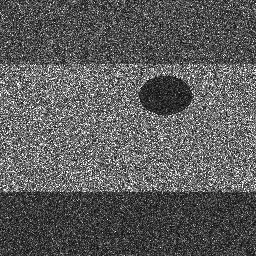
#> input picture BUSI/sample_data/benign/benign (11).png, 256 x 256 px; its folder holds only this picture in this run; the run also reads 1 picture not shown here
$ python run_analysis.py   (older library calls are emulated)
#> lines starting #> are read from the running program, lines starting #| are printed output that depends on the picture
### common/iqa_metrics.py
"""
Image Quality Assessment (IQA) Module for Medical Breast Cancer Imaging.

This module provides No-Reference (NR-IQA) and Full-Reference (FR-IQA) metrics
tailored for medical image modalities:
- Histopathology (TCGA-BRCA)
- Mammography (CBIS-DDSM)
- Ultrasound (BUSI)

Supported Metrics:
1. Sharpness: Laplacian Variance, Tenengrad Gradient
2. Contrast: RMS Contrast, Michelson Contrast, Local Weber Contrast
3. Information: Shannon Entropy
4. Noise & Signal: Robust SNR (via MAD of high frequencies), CNR (with mask)
5. Modality-Specific: Ultrasound Speckle Index & ENL
6. Perceptual Quality: Natural Scene Statistics (MSCN distribution fitting)
7. Full Reference (when paired): PSNR, SSIM
"""

import numpy as np
import cv2
from scipy.stats import entropy, gennorm


def ensure_grayscale(image: np.ndarray) -> np.ndarray:
    """
    Ensure input image is single-channel 8-bit or float grayscale.
    """
    if image is None:
        raise ValueError("Input image cannot be None.")
    if len(image.shape) == 3:
        if image.shape[2] == 3:
            return cv2.cvtColor(image, cv2.COLOR_BGR2GRAY)
        elif image.shape[2] == 4:
            return cv2.cvtColor(image, cv2.COLOR_BGRA2GRAY)
        elif image.shape[2] == 1:
            return image[:, :, 0]
    return image


def compute_laplacian_variance(image: np.ndarray) -> float:
    """
    Compute Sharpness using Laplacian Variance.
    Higher values indicate sharp edges and fine cellular/microcalcification details.
    Lower values correspond to out-of-focus blur, motion blur, or severe smoothing.
    """
    gray = ensure_grayscale(image)
    if gray.dtype != np.uint8:
        gray = cv2.normalize(gray, None, 0, 255, cv2.NORM_MINMAX).astype(np.uint8)
    laplacian = cv2.Laplacian(gray, cv2.CV_64F, ksize=3)
    return float(np.var(laplacian))


def compute_tenengrad(image: np.ndarray, ksize: int = 3, threshold: float = 0.0) -> float:
    """
    Compute Tenengrad Gradient Sharpness based on Sobel operators.
    Measures the sum of squared gradient magnitudes above an optional noise threshold.
    """
    gray = ensure_grayscale(image)
    if gray.dtype != np.uint8:
        gray = cv2.normalize(gray, None, 0, 255, cv2.NORM_MINMAX).astype(np.uint8)
    gx = cv2.Sobel(gray, cv2.CV_64F, 1, 0, ksize=ksize)
    gy = cv2.Sobel(gray, cv2.CV_64F, 0, 1, ksize=ksize)
    grad_mag_sq = gx ** 2 + gy ** 2
    if threshold > 0:
        grad_mag_sq = np.where(grad_mag_sq > (threshold ** 2), grad_mag_sq, 0.0)
    return float(np.mean(grad_mag_sq))


def compute_rms_contrast(image: np.ndarray) -> float:
    """
    Compute Root Mean Square (RMS) Contrast.
    Defined as the standard deviation of normalized pixel luminance intensities [0, 1].
    Low values highlight washed-out, underexposed, or low-contrast tissue images.
    """
    gray = ensure_grayscale(image)
    norm = gray.astype(np.float64) / 255.0 if gray.max() > 1.0 else gray.astype(np.float64)
    return float(np.std(norm))


def compute_michelson_contrast(image: np.ndarray, epsilon: float = 1e-6) -> float:
    """
    Compute Michelson Contrast across the dynamic range.
    C_michelson = (I_max - I_min) / (I_max + I_min + epsilon)
    """
    gray = ensure_grayscale(image)
    i_min = float(np.percentile(gray, 1))  # robust to single outlier pixels
    i_max = float(np.percentile(gray, 99))
    return float((i_max - i_min) / (i_max + i_min + epsilon))


def compute_shannon_entropy(image: np.ndarray, num_bins: int = 256) -> float:
    """
    Compute Shannon Information Entropy in bits.
    Measures the average information and textural richness in the image histogram.
    Images with blank glass slide backgrounds or saturation exhibit lower entropy.
    """
    gray = ensure_grayscale(image)
    if gray.dtype != np.uint8:
        gray = cv2.normalize(gray, None, 0, 255, cv2.NORM_MINMAX).astype(np.uint8)
    hist, _ = np.histogram(gray.ravel(), bins=num_bins, range=(0, 256), density=True)
    hist = hist[hist > 0]
    return float(entropy(hist, base=2))


def compute_snr_mad(image: np.ndarray, epsilon: float = 1e-6) -> float:
    """
    Estimate Signal-to-Noise Ratio (SNR in dB) blindly using Median Absolute Deviation (MAD)
    of high-frequency Laplacian residual.
    """
    gray = ensure_grayscale(image)
    if gray.dtype != np.uint8:
        gray = cv2.normalize(gray, None, 0, 255, cv2.NORM_MINMAX).astype(np.uint8)
    mean_signal = float(np.mean(gray))
    lap = cv2.Laplacian(gray, cv2.CV_64F, ksize=3)
    # Noise standard deviation estimation via MAD (Donoho & Johnstone method)
    med = np.median(lap)
    mad = np.median(np.abs(lap - med))
    noise_sigma = float(mad / 0.6745)
    if noise_sigma < epsilon:
        return 50.0  # Cap at high SNR if virtually noise-free
    snr = mean_signal / (noise_sigma + epsilon)
    snr_db = 20.0 * np.log10(max(snr, epsilon))
    return float(np.clip(snr_db, -10.0, 50.0))


# [25 lines left out: function compute_cnr, not called in this run]


def compute_ultrasound_speckle_metrics(image: np.ndarray) -> dict:
    """
    Compute speckle noise metrics for Ultrasound images:
    - Speckle Index (Cs): Standard deviation / Mean of homogeneous region.
    - Equivalent Number of Looks (ENL): Mean^2 / Var. Higher ENL implies effective speckle suppression.
    """
    gray = ensure_grayscale(image)
    h, w = gray.shape
    # Sample a central patch representing tissue parenchyma
    patch = gray[int(h * 0.3):int(h * 0.7), int(w * 0.3):int(w * 0.7)]
    mean_val = float(np.mean(patch))
    std_val = float(np.std(patch))
    if mean_val < 1e-4:
        return {"speckle_index": 0.0, "enl": 0.0}
    cs = std_val / mean_val
    enl = (mean_val ** 2) / (std_val ** 2 + 1e-6)
    return {"speckle_index": float(cs), "enl": float(enl)}


def compute_mscn_coefficients(image: np.ndarray, window_size: int = 7, sigma: float = 7.0 / 6.0) -> np.ndarray:
    """
    Compute Mean Subtracted Contrast Normalized (MSCN) coefficients used in BRISQUE / NSS.
    """
    gray = ensure_grayscale(image).astype(np.float64)
    kernel = cv2.getGaussianKernel(window_size, sigma)
    window = np.outer(kernel, kernel.transpose())
    mu = cv2.filter2D(gray, -1, window)
    mu_sq = mu * mu
    sigma_sq = cv2.filter2D(gray * gray, -1, window) - mu_sq
    sigma_val = np.sqrt(np.maximum(sigma_sq, 0.0))
    mscn = (gray - mu) / (sigma_val + 1.0)
    return mscn


def compute_perceptual_nss_score(image: np.ndarray) -> float:
    """
    Compute No-Reference Natural Scene Statistics (NSS) proxy score.
    Fits Generalized Gaussian Distribution (GGD) shape parameter alpha to MSCN coefficients.
    Natural, high-fidelity images exhibit alpha near 1.8 - 2.2.
    Heavy blur or synthetic noise deviations drive alpha away from natural bounds.
    Returns normalized quality index [0 (worst) to 1 (best)].
    """
    try:
        mscn = compute_mscn_coefficients(image)
        flat = mscn.ravel()
        # Estimate shape parameter alpha
        params = gennorm.fit(flat)
        alpha = float(params[0])
        # Gaussian distribution corresponds to alpha=2.0; compute distance to 2.0
        dist = abs(alpha - 2.0)
        quality = 1.0 / (1.0 + dist)
        return float(np.clip(quality, 0.0, 1.0))
    except Exception:
        return 0.5


# [36 lines left out: functions compute_psnr, compute_ssim, not called in this run]


def extract_all_iqa_metrics(
    image: np.ndarray, mask: np.ndarray = None, modality: str = "generic"
) -> dict:
    """
    Extract a comprehensive feature vector of Image Quality Assessment metrics.

    Parameters:
        image: np.ndarray of the medical image (RGB or Grayscale).
        mask: optional binary mask of tumor/lesion region.
        modality: "histopathology", "mammography", "ultrasound", or "generic".

    Returns:
        Dictionary of computed metrics and composite quality score.
    """
    gray = ensure_grayscale(image)
    h, w = gray.shape[:2]

    lap_var = compute_laplacian_variance(gray)
    tenengrad = compute_tenengrad(gray)
    rms_contrast = compute_rms_contrast(gray)
    michelson = compute_michelson_contrast(gray)
    entropy_val = compute_shannon_entropy(gray)
    snr_db = compute_snr_mad(gray)
    nss_quality = compute_perceptual_nss_score(gray)

    results = {
        "width": int(w),
        "height": int(h),
        "aspect_ratio": float(w / (h + 1e-6)),
        "mean_intensity": float(np.mean(gray)),
        "std_intensity": float(np.std(gray)),
        "laplacian_variance": lap_var,
        "tenengrad_gradient": tenengrad,
        "rms_contrast": rms_contrast,
        "michelson_contrast": michelson,
        "shannon_entropy": entropy_val,
        "snr_db": snr_db,
        "perceptual_nss_score": nss_quality,
    }

    if mask is not None:
        results["cnr"] = compute_cnr(gray, mask)
    else:
        results["cnr"] = 0.0

    if modality.lower() == "ultrasound":
        us_metrics = compute_ultrasound_speckle_metrics(gray)
        results.update(us_metrics)
    elif modality.lower() == "histopathology":
        # Staining color saturation metric (for RGB histology slides)
        if len(image.shape) == 3 and image.shape[2] >= 3:
            hsv = cv2.cvtColor(image, cv2.COLOR_BGR2HSV)
            sat = hsv[:, :, 1]
            results["stain_saturation_mean"] = float(np.mean(sat))
            results["stain_saturation_std"] = float(np.std(sat))
        else:
            results["stain_saturation_mean"] = 0.0
            results["stain_saturation_std"] = 0.0
    elif modality.lower() == "mammography":
        # Percentage of high-density fibroglandular parenchyma (pixels > 120)
        tissue_mask = gray > 15
        dense_ratio = float(np.sum((gray > 120) & tissue_mask) / (np.sum(tissue_mask) + 1e-6))
        results["breast_density_ratio"] = dense_ratio

    # Compute a normalized Composite Quality Score (0.0 to 1.0)
    # Derived from sigmoid normalization of normalized sharpness, contrast, SNR, and entropy
    norm_lap = np.clip(np.log1p(lap_var) / 8.0, 0.0, 1.0)
    norm_contrast = np.clip(rms_contrast * 4.0, 0.0, 1.0)
    norm_snr = np.clip((snr_db - 5.0) / 25.0, 0.0, 1.0)
    norm_ent = np.clip(entropy_val / 8.0, 0.0, 1.0)

    composite_score = float(
        0.30 * norm_lap + 0.25 * norm_contrast + 0.25 * norm_snr + 0.20 * norm_ent
    )
    results["composite_quality_score"] = float(np.clip(composite_score, 0.0, 1.0))

    # Quality Tier Classification
    if results["composite_quality_score"] >= 0.70:
        results["quality_tier"] = "High_Quality"
    elif results["composite_quality_score"] >= 0.45:
        results["quality_tier"] = "Medium_Quality"
    elif results["composite_quality_score"] >= 0.25:
        results["quality_tier"] = "Low_Quality"
    else:
        results["quality_tier"] = "Degraded"

    return results

### BUSI/run_analysis.py
"""
BUSI Ultrasound Analytics & Image Quality Assessment (IQA) Pipeline.
Modality: Breast Ultrasound (B-mode Sonography with Paired Segmentation Masks)
Dataset: Breast Ultrasound Images Dataset (BUSI)

Scope:
1. Dataset Characterization & Metadata Loading (Normal vs Benign vs Malignant with Paired Lesion Masks)
2. Inherent Acoustic Challenges Analysis (Speckle noise, acoustic shadows, hypoechoic contrast)
3. Multi-Metric IQA (Laplacian, Tenengrad, Speckle Index, ENL, CNR with Masks, Shannon Entropy, SNR)
4. Statistical Analysis & Visual Quality Distributions
5. Enriched Dataset IQA Metadata Export
"""

import os
import sys
import glob
import numpy as np
import pandas as pd
import matplotlib.pyplot as plt
import seaborn as sns
import cv2
from pathlib import Path

# Add project root to path for shared imports
sys.path.append(str(Path(__file__).resolve().parent.parent))
from common.iqa_metrics import (
    compute_laplacian_variance,
    compute_tenengrad,
    compute_rms_contrast,
    compute_michelson_contrast,
    compute_shannon_entropy,
    compute_snr_mad,
    compute_cnr,
    compute_ultrasound_speckle_metrics,
    extract_all_iqa_metrics,
)

# ---------------------------------------------------------
# 1. Dataset Discovery & Synthetic Fallback
# ---------------------------------------------------------
KAGGLE_SEARCH_PATHS = [
    "/kaggle/input/breast-ultrasound-images-dataset/Dataset_BUSI_with_masks",
    "/kaggle/input/breast-ultrasound-images-dataset",
    "/kaggle/input/busi-dataset",
    "./data/busi",
    "../data/busi",
]


def find_dataset_path() -> str:
    """
    Search standard Kaggle input directories and local directories.
    """
    for p in KAGGLE_SEARCH_PATHS:
        if os.path.exists(p):
            print(f"[INFO] Found BUSI dataset at: {p}")
            return p
    return None


# [61 lines left out: function generate_synthetic_ultrasound_samples, not called in this run]


# ---------------------------------------------------------
# 2. Metadata Loading & Characterization
# ---------------------------------------------------------
def load_busi_metadata(data_dir: str) -> pd.DataFrame:
    """
    Parse BUSI ultrasound directory pairing primary scans with lesion masks.
    """
    image_paths = (
        glob.glob(os.path.join(data_dir, "**", "*.png"), recursive=True)
        + glob.glob(os.path.join(data_dir, "**", "*.jpg"), recursive=True)
    )

    primary_images = [p for p in image_paths if "_mask" not in Path(p).name.lower()]

    records = []
    for path in primary_images:
        p = Path(path)
        fname = p.name
        stem = p.stem
        parent = p.parent.name.lower()

        cls = "normal"
        if "benign" in parent or "benign" in fname.lower():
            cls = "benign"
        elif "malignant" in parent or "malignant" in fname.lower():
            cls = "malignant"

        mask_candidate = p.parent / f"{stem}_mask{p.suffix}"
        if not mask_candidate.exists():
            mask_candidate = p.parent / f"{stem}_mask_1{p.suffix}"
        mask_path = str(mask_candidate) if mask_candidate.exists() else None

        records.append({
            "image_id": fname,
            "file_path": str(p),
            "mask_path": mask_path,
            "ground_truth_label": cls,
            "has_mask": mask_path is not None,
        })

    df = pd.DataFrame(records)
    print(f"[INFO] Loaded {len(df)} BUSI ultrasound images from {data_dir}.")
    return df


# ---------------------------------------------------------
# 3. IQA Extraction
# ---------------------------------------------------------
def extract_dataset_iqa(df: pd.DataFrame, max_samples: int = 500) -> pd.DataFrame:
    """
    Extract IQA metrics tailored for ultrasound, including speckle index, ENL, and CNR.
    """
    sample_df = df.head(max_samples).copy()
    print(f"[INFO] Extracting IQA metrics across {len(sample_df)} ultrasound scans...")

    iqa_list = []
    for idx, row in sample_df.iterrows():
        img = cv2.imread(row["file_path"], cv2.IMREAD_GRAYSCALE)
        if img is None:
            continue
        mask = None
        if row["mask_path"] and os.path.exists(row["mask_path"]):
            mask = cv2.imread(row["mask_path"], cv2.IMREAD_GRAYSCALE)

        metrics = extract_all_iqa_metrics(img, mask=mask, modality="ultrasound")
        metrics["image_id"] = row["image_id"]
        iqa_list.append(metrics)

    iqa_df = pd.DataFrame(iqa_list)
    merged_df = pd.merge(sample_df, iqa_df, on="image_id")
    return merged_df


# ---------------------------------------------------------
# 4. Statistical Analysis & Visualizations
# ---------------------------------------------------------
def generate_quality_visualizations(df: pd.DataFrame, output_dir: str):
    """
    Generate diagnostic plots for BUSI ultrasound data.
    """
    os.makedirs(output_dir, exist_ok=True)
    sns.set_theme(style="whitegrid")

    # 1. Class Distribution
    plt.figure(figsize=(7, 4))
    sns.countplot(data=df, x="ground_truth_label", hue="ground_truth_label", palette="mako", legend=False)
    plt.title("BUSI Ultrasound: Diagnostic Class Distribution", fontsize=13, fontweight="bold")
    plt.xlabel("Sonographic Category")
    plt.ylabel("Scan Count")
    plt.tight_layout()
    plt.savefig(os.path.join(output_dir, "01_class_distribution.png"), dpi=200)
    plt.close()

    # 2. Quality Metric Distributions
    fig, axes = plt.subplots(2, 2, figsize=(12, 10))
    sns.histplot(df["laplacian_variance"], kde=True, ax=axes[0, 0], color="purple")
    axes[0, 0].set_title("Sharpness: Laplacian Variance", fontweight="bold")

    sns.histplot(df["speckle_index"], kde=True, ax=axes[0, 1], color="teal")
    axes[0, 1].set_title("Acoustic Speckle Index (Cs = Std/Mean)", fontweight="bold")

    sns.histplot(df["shannon_entropy"], kde=True, ax=axes[1, 0], color="darkblue")
    axes[1, 0].set_title("Shannon Information Entropy (bits)", fontweight="bold")

    sns.histplot(df["snr_db"], kde=True, ax=axes[1, 1], color="forestgreen")
    axes[1, 1].set_title("Signal-to-Noise Ratio (dB)", fontweight="bold")

    plt.suptitle("BUSI Ultrasound: Quality Metric Distributions", fontsize=15, fontweight="bold")
    plt.tight_layout()
    plt.savefig(os.path.join(output_dir, "02_quality_metrics_distribution.png"), dpi=200)
    plt.close()

    # 3. CNR Comparison (Benign vs Malignant)
    has_cnr = df[df["cnr"] > 0]
    if len(has_cnr) > 5:
        plt.figure(figsize=(7, 4))
        sns.boxplot(data=has_cnr, x="ground_truth_label", y="cnr", hue="ground_truth_label", palette="Set2", legend=False)
        plt.title("Contrast-to-Noise Ratio (CNR) by Tumor Classification", fontsize=13, fontweight="bold")
        plt.ylabel("Lesion-to-Background CNR")
        plt.tight_layout()
        plt.savefig(os.path.join(output_dir, "03_cnr_by_class.png"), dpi=200)
        plt.close()

    # 4. Correlation Heatmap
    metric_cols = [
        "laplacian_variance", "speckle_index", "enl", "rms_contrast",
        "shannon_entropy", "snr_db", "composite_quality_score"
    ]
    plt.figure(figsize=(8, 6))
    corr = df[metric_cols].corr()
    sns.heatmap(corr, annot=True, fmt=".2f", cmap="Greens", cbar=True)
    plt.title("Correlation Matrix of Ultrasound IQA & Speckle Metrics", fontsize=13, fontweight="bold")
    plt.tight_layout()
    plt.savefig(os.path.join(output_dir, "04_metric_correlation_matrix.png"), dpi=200)
    plt.close()

    # 5. Visual Montage: High Quality vs Acoustic Dropout
    sorted_df = df.sort_values(by="composite_quality_score", ascending=False)
    best_samples = sorted_df.head(3)
    worst_samples = sorted_df.tail(3)

    fig, axes = plt.subplots(2, 3, figsize=(12, 8))
    for i, (_, row) in enumerate(best_samples.iterrows()):
        img = cv2.imread(row["file_path"], cv2.IMREAD_GRAYSCALE)
        axes[0, i].imshow(img, cmap="gray")
        axes[0, i].set_title(
            f"HIGH QUALITY\nScore: {row['composite_quality_score']:.2f} | Speckle: {row['speckle_index']:.2f}",
            color="green", fontsize=10, fontweight="bold"
        )
        axes[0, i].axis("off")

    for i, (_, row) in enumerate(worst_samples.iterrows()):
        img = cv2.imread(row["file_path"], cv2.IMREAD_GRAYSCALE)
        axes[1, i].imshow(img, cmap="gray")
        axes[1, i].set_title(
            f"DEGRADED / DROPOUT\nScore: {row['composite_quality_score']:.2f} | Speckle: {row['speckle_index']:.2f}",
            color="red", fontsize=10, fontweight="bold"
        )
        axes[1, i].axis("off")

    plt.suptitle("BUSI: Visual Comparison of Ultrasound Scan Quality", fontsize=14, fontweight="bold")
    plt.tight_layout()
    plt.savefig(os.path.join(output_dir, "05_quality_comparison_montage.png"), dpi=200)
    plt.close()
    print(f"[INFO] Saved all diagnostic visualization figures to: {output_dir}")


# ---------------------------------------------------------
# Main Execution Entrypoint
# ---------------------------------------------------------
def main():
    print("Starting BUSI Ultrasound Analytics Pipeline...")
    output_dir = os.path.join(os.path.dirname(__file__), "output")
    os.makedirs(output_dir, exist_ok=True)

    data_dir = find_dataset_path()
    if data_dir is None:
        synth_dir = os.path.join(os.path.dirname(__file__), "sample_data")
        data_dir = generate_synthetic_ultrasound_samples(synth_dir, num_samples=60)

    df = load_busi_metadata(data_dir)
    df_iqa = extract_dataset_iqa(df, max_samples=200)
#> in extract_dataset_iqa, img is the input picture: shape (256, 256); min 1, max 255, mean 91.9
#> in compute_laplacian_variance, `laplacian = cv2.Laplacian(gray, cv2.CV_64F, ksize=3)`:
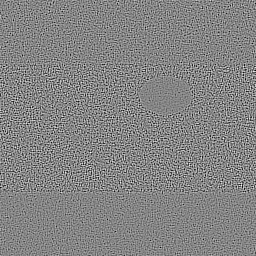
#> laplacian: shape (256, 256) float64; min -1716, max 1600, mean 0.2; drawn with min black and max white
#> in extract_all_iqa_metrics, `lap_var = compute_laplacian_variance(gray)`: lap_var = 171493.1
#> in compute_tenengrad, `gx = cv2.Sobel(gray, cv2.CV_64F, 1, 0, ksize=ksize)`:
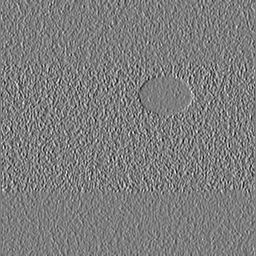
#> gx: shape (256, 256) float64; min -714, max 734, mean 0.1; drawn with min black and max white
#> in compute_tenengrad, `gy = cv2.Sobel(gray, cv2.CV_64F, 0, 1, ksize=ksize)`:
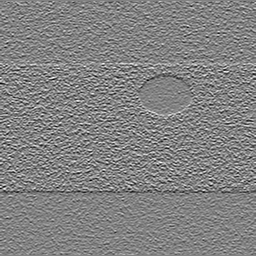
#> gy: shape (256, 256) float64; min -733, max 698, mean -0.5; drawn with min black and max white
#> in compute_tenengrad, `grad_mag_sq = gx ** 2 + gy ** 2`:
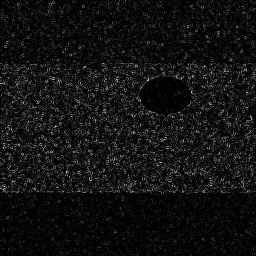
#> grad_mag_sq: shape (256, 256) float64; min 0, max 710152, mean 52231.9; drawn with min black and max white
#> in extract_all_iqa_metrics, `tenengrad = compute_tenengrad(gray)`: tenengrad = 52231.9
#> in extract_all_iqa_metrics, `rms_contrast = compute_rms_contrast(gray)`: rms_contrast = 0.208
#> in compute_michelson_contrast, `i_min = float(np.percentile(gray, 1))`: i_min = 15
#> in compute_michelson_contrast, `i_max = float(np.percentile(gray, 99))`: i_max = 255
#> in extract_all_iqa_metrics, `michelson = compute_michelson_contrast(gray)`: michelson = 0.889
#> in compute_shannon_entropy, `hist, _ = np.histogram(gray.ravel(), bins=num_bins, range=(0, 256), de..`: hist = 256 values, max 0.0152 at index 255, min 0 at index 0, mean 0.00391
#> in compute_shannon_entropy, `hist = hist[hist > 0]`: hist = 253 values, max 0.0152 at index 252, min 1.53e-05 at index 0, mean 0.00395
#> in extract_all_iqa_metrics, `entropy_val = compute_shannon_entropy(gray)`: entropy_val = 7.51
#> in compute_snr_mad, `mean_signal = float(np.mean(gray))`: mean_signal = 91.87
#> in compute_snr_mad, `med = np.median(lap)`: med = 40
#> in compute_snr_mad, `mad = np.median(np.abs(lap - med))`: mad = 246
#> in compute_snr_mad, `noise_sigma = float(mad / 0.6745)`: noise_sigma = 364.7
#> in compute_snr_mad, `snr = mean_signal / (noise_sigma + epsilon)`: snr = 0.252
#> in compute_snr_mad, `snr_db = 20.0 * np.log10(max(snr, epsilon))`: snr_db = -11.98
#> in extract_all_iqa_metrics, `snr_db = compute_snr_mad(gray)`: snr_db = -10
#> in compute_mscn_coefficients, `sigma_sq = cv2.filter2D(gray * gray, -1, window) - mu_sq`:
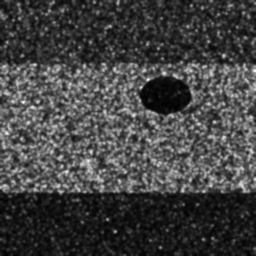
#> sigma_sq: shape (256, 256) float64; min 107, max 7466.1, mean 2031.2; drawn with min black and max white
#> in compute_mscn_coefficients, `sigma_val = np.sqrt(np.maximum(sigma_sq, 0.0))`:
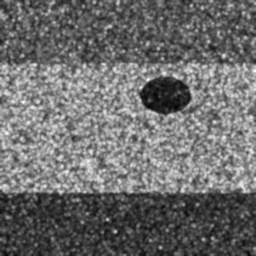
#> sigma_val: shape (256, 256) float64; min 10.34, max 86.41, mean 42.9; drawn with min black and max white
#> in compute_mscn_coefficients, `mscn = (gray - mu) / (sigma_val + 1.0)`:
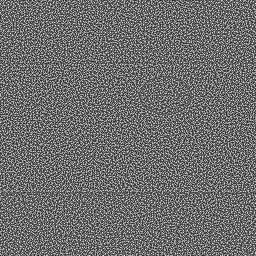
#> mscn: shape (256, 256) float64; min -1.97, max 2.56, mean -0.0161; drawn with min black and max white
#> in compute_perceptual_nss_score, `params = gennorm.fit(flat)`: params = (3.84, 0.115, 1.49)
#> in compute_perceptual_nss_score, `alpha = float(params[0])`: alpha = 3.84
#> (the rest of the program and of its run is left out)
